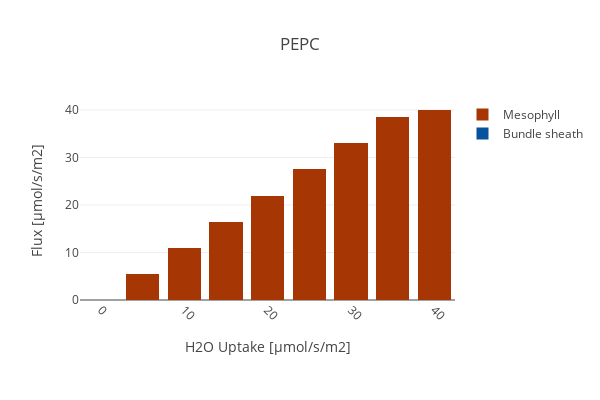

Source (notebook cell):
### Code cell
create_bar_plot_rxn(D_fba, D_exp,
                    {'[M]_PEPC2_c': 'Mesophyll', '[B]_PEPC2_c': 'Bundle sheath'},
                    'PEPC', xaxis_title,
                     stacked = True, save_fig=save_fig)

### Figure 1 — Plotly figure (JSON) as saved in the notebook; plotly's stock layout.template omitted (floating-point values rounded to 4 significant figures)
{"data": [{"marker": {"color": "rgb(8,81,156)"}, "name": "Bundle sheath", "type": "bar", "uid": "3e8a3404-a298-4566-afea-85ba6ea1069c", "x": [0, 5, 10, 15, 20, 25, 30, 35, 40], "y": [0, 0, 0, 0, 0, 0, 0, 0, 0]}, {"marker": {"color": "rgb(166,54,3)"}, "name": "Mesophyll", "type": "bar", "uid": "20d59731-6ed5-4e12-a7c0-779ff6aa0d6c", "x": [0, 5, 10, 15, 20, 25, 30, 35, 40], "y": [0, 5.498, 11.0, 16.49, 21.99, 27.49, 32.99, 38.48, 39.99]}], "layout": {"barmode": "stack", "height": 400, "margin": {"b": 100}, "title": {"text": "PEPC"}, "width": 600, "xaxis": {"tickangle": 45, "title": {"text": "H2O Uptake [µmol/s/m2]"}}, "yaxis": {"autorange": true, "title": {"text": "Flux [µmol/s/m2]"}}}}
